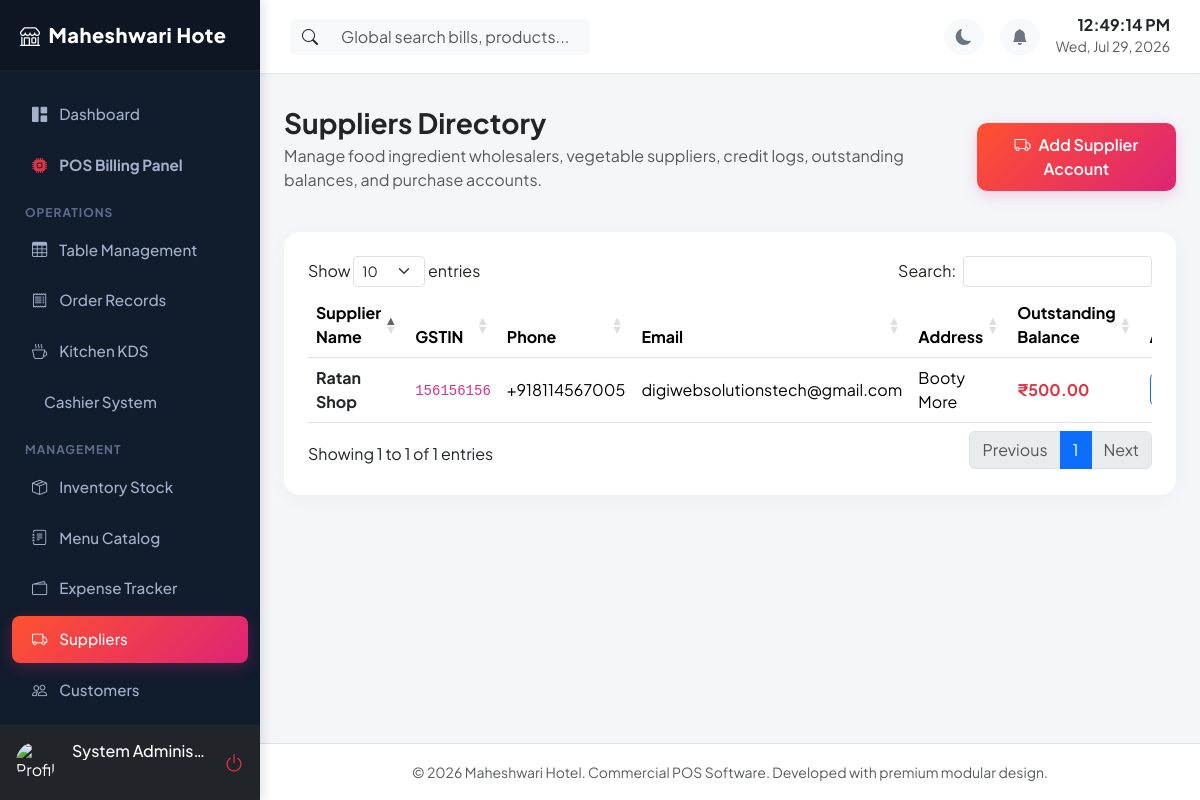
Screenshot of /suppliers (signed in) with the database file from the repository.
### app/models/__init__.py (models this page shows, shortened)
class RestaurantSetting(db.Model):
    __tablename__ = 'restaurant_settings'
    id = db.Column(db.Integer, primary_key=True)
    key = db.Column(db.String(100), unique=True, nullable=False)
    value = db.Column(db.Text, nullable=True)

class User(db.Model, UserMixin):
    __tablename__ = 'users'
    id = db.Column(db.Integer, primary_key=True)
    employee_id = db.Column(db.String(50), unique=True, nullable=False)
    username = db.Column(db.String(80), unique=True, nullable=False)
    password_hash = db.Column(db.String(200), nullable=False)
    name = db.Column(db.String(120), nullable=False)
    email = db.Column(db.String(120), unique=True, nullable=True)
    mobile = db.Column(db.String(15), nullable=True)
    role = db.Column(db.String(50), nullable=False, default='Cashier') # Admin, Manager, Cashier, Waiter, Kitchen, Store Manager
    permissions = db.Column(db.Text, nullable=True) # JSON stored as string for custom permission flags
    status = db.Column(db.String(20), default='Active') # Active, Disabled
    photo = db.Column(db.String(250), nullable=True)
    joining_date = db.Column(db.Date, nullable=True)
    shift = db.Column(db.String(50), nullable=True) # Day, Night, Evening
    fingerprint_enabled = db.Column(db.Boolean, default=False)
    credentials = db.relationship('WebAuthnCredential', backref='user', lazy=True, cascade='all, delete-orphan')
    attendances = db.relationship('Attendance', backref='user', lazy=True, cascade='all, delete-orphan')
    activity_logs = db.relationship('ActivityLog', backref='user', lazy=True)
    def has_permission(self, permission):
        if self.role == 'Admin':
            return True
        perms = self.get_permissions_list()
        return permission in perms

class Supplier(db.Model):
    __tablename__ = 'suppliers'
    id = db.Column(db.Integer, primary_key=True)
    name = db.Column(db.String(120), nullable=False)
    gst_number = db.Column(db.String(15), nullable=True)
    phone = db.Column(db.String(15), nullable=True)
    email = db.Column(db.String(120), nullable=True)
    address = db.Column(db.Text, nullable=True)
    outstanding_balance = db.Column(db.Float, default=0.0)
    products = db.relationship('Product', backref='supplier_rel', lazy=True)

### app/routes/expense.py (the view)
@expense_bp.route('/suppliers')
@login_required
@permission_required('suppliers')
def list_suppliers():
    suppliers = Supplier.query.all()
    return render_template('supplier/list.html', suppliers=suppliers)

### app/utils/helpers.py (called while the page is built)
def get_setting(key, default=None):
    try:
        setting = RestaurantSetting.query.filter_by(key=key).first()
        if setting:
            return setting.value
        return default
    except Exception as e:
        print(f"Error fetching setting {key}: {e}")
        return default

### app/templates/supplier/list.html (shortened to what this page needs)
{% extends "base.html" %}
{% block content %}
<div class="d-flex align-items-center justify-content-between mb-4">
    <div>
        <h3 class="fw-bold mb-1">Suppliers Directory</h3>
        <p class="text-muted">Manage food ingredient wholesalers, vegetable suppliers, credit logs, outstanding balances, and purchase accounts.</p>
    </div>
    <a href="{{ url_for('expenses.add_supplier') }}" class="btn btn-gradient"><i class="bi bi-truck me-2"></i>Add Supplier Account</a>
</div>
<div class="card card-custom p-4">
    <div class="table-responsive">
        <table class="table table-hover align-middle" id="suppliers-directory-table">
            <thead>
                <tr>
                    <th>Supplier Name</th>
                    <th>GSTIN</th>
                    <th>Phone</th>
                    <th>Email</th>
                    <th>Address</th>
                    <th>Outstanding Balance</th>
                    <th>Actions</th>
                </tr>
            </thead>
            <tbody>
                {% for s in suppliers %}
                <tr>
                    <td><span class="fw-bold text-dark">{{ s.name }}</span></td>
                    <td><code>{{ s.gst_number or "No GSTIN" }}</code></td>
                    <td>{{ s.phone or "N/A" }}</td>
                    <td>{{ s.email or "N/A" }}</td>
                    <td>{{ s.address or "N/A" }}</td>
                    <td class="fw-bold text-danger">{{ s.outstanding_balance | currency }}</td>
                    <td>
                        <div class="d-flex gap-2">
                            <a href="{{ url_for('expenses.edit_supplier', id=s.id) }}" class="btn btn-sm btn-outline-primary"></a>
                        </div>
                    </td>
                </tr>
                {% endfor %}
            </tbody>
        </table>
    </div>
</div>
{% endblock %}

### app/templates/base.html (shortened to what this page needs)
<!DOCTYPE html>
<html lang="en" data-bs-theme="light">
<head>
    <link href="https://cdn.jsdelivr.net/npm/bootstrap@5.3.1/dist/css/bootstrap.min.css" rel="stylesheet">
    <link href="https://cdn.jsdelivr.net/npm/bootstrap-icons@1.10.5/font/bootstrap-icons.css" rel="stylesheet">
    <link href="https://cdn.jsdelivr.net/npm/sweetalert2@11.7.27/dist/sweetalert2.min.css" rel="stylesheet">
    <link href="https://cdn.datatables.net/1.13.6/css/dataTables.bootstrap5.min.css" rel="stylesheet">
</head>
<body>
    <div id="sidebar" class="d-flex flex-column">
        <div class="logo d-flex align-items-center justify-content-between">
            <span><i class="bi bi-shop me-2"></i>{{ restaurant_name[:15] }}</span>
        </div>
        <div class="flex-grow-1 mt-3">
            <a href="{{ url_for('dashboard.index') }}" class="nav-link {% if request.endpoint == 'dashboard.index' %}active{% endif %}">
                <i class="bi bi-grid-1x2-fill"></i> Dashboard
            </a>
            {% if current_user.has_permission('orders') %}
            <a href="{{ url_for('orders.pos_interface') }}" class="nav-link {% if request.endpoint == 'orders.pos_interface' %}active{% endif %}">
                <i class="bi bi-cpu-fill text-danger"></i> <b>POS Billing Panel</b>
            </a>
            {% endif %}
            <div class="nav-header">Operations</div>
            {% if current_user.has_permission('tables') %}
            <a href="{{ url_for('tables.layout') }}" class="nav-link {% if request.endpoint == 'tables.layout' %}active{% endif %}">
                <i class="bi bi-table"></i> Table Management
            </a>
            {% endif %}
            {% if current_user.has_permission('orders') %}
            <a href="{{ url_for('orders.list_orders') }}" class="nav-link {% if request.endpoint == 'orders.list_orders' %}active{% endif %}">
                <i class="bi bi-receipt"></i> Order Records
            </a>
            {% endif %}
            {% if current_user.has_permission('kitchen') %}
            <a href="{{ url_for('kitchen.display') }}" class="nav-link {% if request.endpoint == 'kitchen.display' %}active{% endif %}">
                <i class="bi bi-cup-hot"></i> Kitchen KDS
            </a>
            {% endif %}
            {% if current_user.has_permission('billing') %}
            <a href="{{ url_for('billing.index') }}" class="nav-link {% if request.endpoint == 'billing.index' %}active{% endif %}">
                 Cashier System
            </a>
            {% endif %}
            <div class="nav-header">Management</div>
            {% if current_user.has_permission('inventory') %}
            <a href="{{ url_for('inventory.index') }}" class="nav-link {% if 'inventory' in request.endpoint %}active{% endif %}">
                <i class="bi bi-box-seam"></i> Inventory Stock
            </a>
            {% endif %}
            {% if current_user.has_permission('menu') %}
            <a href="{{ url_for('menu.list_menu') }}" class="nav-link {% if 'menu' in request.endpoint %}active{% endif %}">
                <i class="bi bi-journal-text"></i> Menu Catalog
            </a>
            {% endif %}
            {% if current_user.has_permission('expenses') %}
            <a href="{{ url_for('expenses.list_expenses') }}" class="nav-link {% if 'expenses' in request.endpoint and 'suppliers' not in request.url %}active{% endif %}">
                <i class="bi bi-wallet2"></i> Expense Tracker
            </a>
            {% endif %}
            {% if current_user.has_permission('suppliers') %}
            <a href="{{ url_for('expenses.list_suppliers') }}" class="nav-link {% if 'suppliers' in request.endpoint %}active{% endif %}">
                <i class="bi bi-truck"></i> Suppliers
            </a>
            {% endif %}
            {% if current_user.has_permission('customers') %}
            <a href="{{ url_for('customers.index') }}" class="nav-link {% if 'customers' in request.endpoint %}active{% endif %}">
                <i class="bi bi-people"></i> Customers
            </a>
            {% endif %}
            {% if current_user.has_permission('attendance') %}
            <a href="{{ url_for('attendance.index') }}" class="nav-link {% if 'attendance' in request.endpoint %}active{% endif %}">
            </a>
            {% endif %}
        </div>
        <div class="p-3 bg-dark d-flex align-items-center gap-3">
            <img src="{{ url_for('static', filename=current_user.photo if current_user.photo else 'uploads/profiles/default.png') }}" onerror="this.src='https://cdn-icons-png.flaticon.com/512/3135/3135715.png'" class="rounded-circle" width="40" height="40" alt="Profile">
            <div class="overflow-hidden">
                <h6 class="mb-0 text-white text-truncate">{{ current_user.name }}</h6>
                <small class="text-muted text-uppercase" style="font-size: 0.75rem;">{{ current_user.role }}</small>
            </div>
            <a href="{{ url_for('auth.logout') }}" class="text-danger ms-auto fs-5" title="Logout"><i class="bi bi-power"></i></a>
        </div>
    </div>
    <div id="content">
        <nav class="navbar navbar-expand navbar-main align-items-center justify-content-between">
            <div class="d-flex align-items-center gap-3">
                <div class="position-relative d-none d-md-block" style="width: 300px;">
                    <div class="input-group">
                        <span class="input-group-text bg-light border-0"><i class="bi bi-search"></i></span>
                        <input type="text" class="form-control bg-light border-0" id="global-search-input" placeholder="Global search bills, products...">
                    </div>
                </div>
            </div>
            <div class="d-flex align-items-center gap-3">
                <button class="btn btn-light rounded-circle border-0 text-secondary" id="theme-toggle-btn"><i class="bi bi-moon-fill"></i></button>
                <div class="dropdown">
                    <button class="btn btn-light rounded-circle border-0 text-secondary position-relative" type="button" data-bs-toggle="dropdown" aria-expanded="false" id="notif-dropdown-btn">
                        <i class="bi bi-bell-fill"></i>
                    </button>
                </div>
                <div class="text-end d-none d-sm-block">
                    <h6 class="mb-0 fw-bold" id="live-time">00:00:00</h6>
                    <small class="text-muted" id="live-date">July 24, 2026</small>
                </div>
            </div>
        </nav>
        <div class="container-fluid px-4 py-3 flex-grow-1">
            {% block content %}{% endblock %}
        </div>
        <footer class="bg-white py-3 border-top mt-auto text-center text-muted">
            <small>&copy; 2026 {{ restaurant_name }}. Commercial POS Software. Developed with premium modular design.</small>
        </footer>
    </div>
</body>
</html>

### app/templates/base.html (style rules this page uses)
:root { --primary-gradient: linear-gradient(135deg, #FF512F 0%, #DD2476 100%); --sidebar-width: 260px; --sidebar-bg: #111c2d; --font-family: 'Plus Jakarta Sans', sans-serif; }
body { font-family: var(--font-family); background-color: #f4f6fa; overflow-x: hidden; transition: background-color 0.3s ease, color 0.3s ease; }
#sidebar { width: var(--sidebar-width); min-width: var(--sidebar-width); background: var(--sidebar-bg); color: #fff; height: 100vh; position: fixed; top: 0; left: 0; display: flex; flex-direction: column; z-index:1000; overflow:hidden; box-shadow:4px 0 10px rgba(0,0,0,0.1); }
#sidebar > .flex-grow-1 { overflow-y:auto; min-height:0; }
#sidebar .logo { padding: 20px; background: rgba(0,0,0,0.2); font-size: 1.25rem; font-weight: 800; letter-spacing: 0.5px; border-bottom: 1px solid rgba(255,255,255,0.05); }
#sidebar .nav-link { color: #a3b1cc; padding: 12px 20px; font-weight: 500; font-size: 0.95rem; border-radius: 8px; margin: 4px 12px; display: flex; align-items: center; gap: 12px; transition: all 0.2s; }
#sidebar .nav-link:hover, #sidebar .nav-link.active { color: #fff; background: rgba(255, 255, 255, 0.08); }
#sidebar .nav-link.active { background: var(--primary-gradient); box-shadow: 0 4px 15px rgba(221, 36, 118, 0.3); }
#sidebar .nav-header { font-size: 0.75rem; text-transform: uppercase; letter-spacing: 1px; color: #5d6d8c; font-weight: 700; margin: 15px 25px 5px 25px; }
#content { margin-left: var(--sidebar-width); width: calc(100% - var(--sidebar-width)); transition: all 0.3s ease; min-height: 100vh; display: flex; flex-direction: column; }
.navbar-main { background-color: #fff; border-bottom: 1px solid #e2e8f0; padding: 15px 30px; position: sticky; top: 0; z-index: 999; box-shadow: 0 2px 4px rgba(0,0,0,0.02); }
.card-custom { border: none; border-radius: 16px; box-shadow: 0 4px 20px rgba(0, 0, 0, 0.03); transition: transform 0.2s ease, box-shadow 0.2s ease; background-color: #fff; }
.btn-gradient { background: var(--primary-gradient); color: #fff; border: none; font-weight: 600; border-radius: 10px; padding: 10px 24px; box-shadow: 0 4px 15px rgba(221, 36, 118, 0.2); transition: all 0.2s; }

### rows the page displays
RestaurantSetting: value "Maheshwari Hote", value "Maheshwari Hotel"
User: name "System Adminis…"
Supplier: name "Ratan Shop", gst_number "156156156", phone "+918114567005", email "digiwebsolutionstech@gmail.com", address "Booty More", outstanding_balance "₹500.00"
